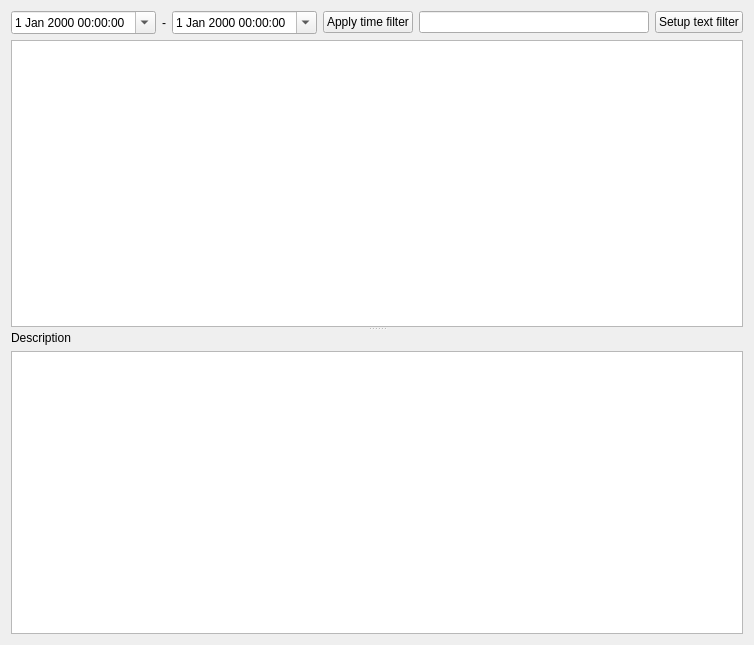
<?xml version="1.0" encoding="UTF-8"?>
<ui version="4.0">
 <class>ReceivedTelegramBrowser</class>
 <widget class="QWidget" name="ReceivedTelegramBrowser">
  <property name="geometry">
   <rect>
    <x>0</x>
    <y>0</y>
    <width>754</width>
    <height>645</height>
   </rect>
  </property>
  <property name="windowTitle">
   <string>Received telegrams</string>
  </property>
  <layout class="QVBoxLayout" name="verticalLayout_3">
   <item>
    <widget class="QSplitter" name="splitter">
     <property name="orientation">
      <enum>Qt::Vertical</enum>
     </property>
     <widget class="QWidget" name="layoutWidget">
      <layout class="QVBoxLayout" name="verticalLayout">
       <item>
        <layout class="QHBoxLayout" name="horizontalLayout">
         <item>
          <widget class="QDateTimeEdit" name="fromDateFilter">
           <property name="calendarPopup">
            <bool>true</bool>
           </property>
          </widget>
         </item>
         <item>
          <widget class="QLabel" name="label_2">
           <property name="text">
            <string>-</string>
           </property>
          </widget>
         </item>
         <item>
          <widget class="QDateTimeEdit" name="untilDateFilter">
           <property name="calendarPopup">
            <bool>true</bool>
           </property>
          </widget>
         </item>
         <item>
          <widget class="QPushButton" name="timeFilterAction">
           <property name="text">
            <string>Apply time filter</string>
           </property>
           <property name="checkable">
            <bool>true</bool>
           </property>
          </widget>
         </item>
         <item>
          <widget class="QLineEdit" name="filterEdit"/>
         </item>
         <item>
          <widget class="QPushButton" name="filterAction">
           <property name="text">
            <string>Setup text filter</string>
           </property>
           <property name="checkable">
            <bool>true</bool>
           </property>
          </widget>
         </item>
        </layout>
       </item>
       <item>
        <widget class="QtSqlTableView" name="table">
         <property name="autoScroll">
          <bool>false</bool>
         </property>
         <property name="editTriggers">
          <set>QAbstractItemView::NoEditTriggers</set>
         </property>
         <property name="alternatingRowColors">
          <bool>true</bool>
         </property>
         <property name="selectionMode">
          <enum>QAbstractItemView::SingleSelection</enum>
         </property>
         <property name="selectionBehavior">
          <enum>QAbstractItemView::SelectRows</enum>
         </property>
         <property name="verticalScrollMode">
          <enum>QAbstractItemView::ScrollPerPixel</enum>
         </property>
        </widget>
       </item>
      </layout>
     </widget>
     <widget class="QWidget" name="layoutWidget1">
      <layout class="QVBoxLayout" name="verticalLayout_2">
       <item>
        <widget class="QLabel" name="label">
         <property name="text">
          <string>Description</string>
         </property>
        </widget>
       </item>
       <item>
        <widget class="QTextBrowser" name="description"/>
       </item>
      </layout>
     </widget>
    </widget>
   </item>
  </layout>
 </widget>
 <customwidgets>
  <customwidget>
   <class>QtSqlTableView</class>
   <extends>QTableView</extends>
   <header>qtsqltableview.h</header>
  </customwidget>
 </customwidgets>
 <resources/>
 <connections/>
</ui>
